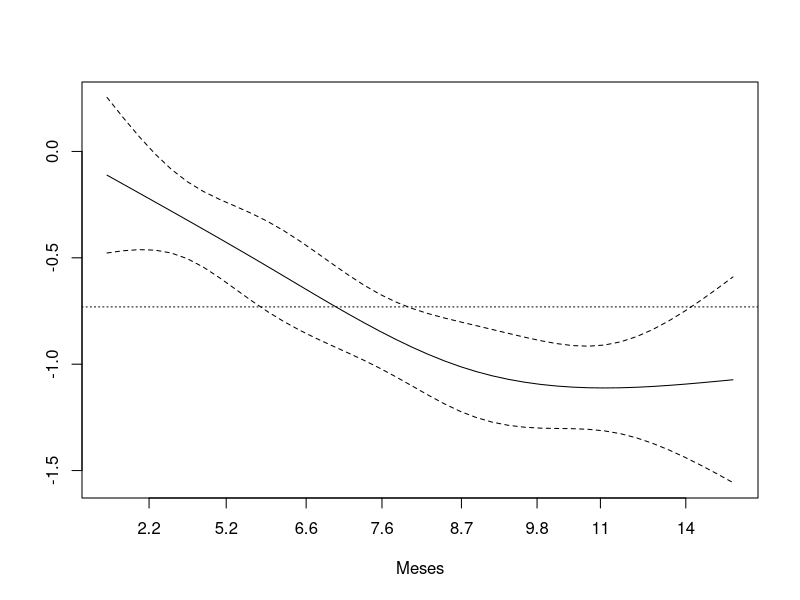

This chart was generated by the following R code:
## ---- chunk 1
#| include: false
knitr::opts_knit$set(root.dir = normalizePath(".."))
## ---- chunk 2
#| include: false
library(tidyverse)
library(survival)

num <- function(x, d = 0) {
  format(round(x, d), nsmall = d, big.mark = ".", decimal.mark = ",")
}
pct <- function(x, d = 1) paste0(num(100 * x, d), "%")

cores_vara <- c(
  "Vara A" = "#2a78d6", "Vara B" = "#eb6834",
  "Vara C" = "#1baf7a", "Vara D" = "#eda100"
)
theme_set(theme_minimal(base_size = 12))
## ---- chunk 3
processos <- read_csv("dados/duracao_processos_simulados.csv")
movimentos <- read_csv("dados/duracao_movimentos_simulados.csv")

regras <- tribble(
  ~movimento,                                   ~desfecho,
  "Homologado o acordo",                        "acordo",
  "Julgado procedente o pedido",                "procedente",
  "Julgado procedente em parte o pedido",       "procedente",
  "Julgado improcedente o pedido",              "improcedente",
  "Extinto o processo sem resolução do mérito", "extinto",
  "Indeferida a petição inicial",               "extinto"
)

base <- processos |>
  left_join(
    movimentos |>
      inner_join(regras, by = "movimento") |>
      slice_min(data, by = processo, with_ties = FALSE) |>
      select(processo, data_desfecho = data, desfecho),
    by = "processo"
  ) |>
  mutate(
    desfecho = coalesce(desfecho, "pendente"),
    data_fim = coalesce(data_desfecho, data_coleta),
    meses = as.numeric(data_fim - data_distribuicao) / 30.4375,
    status = as.integer(desfecho != "pendente"),
    desfecho_3 = factor(
      case_when(desfecho %in% c("acordo", "procedente") ~ "exito", .default = desfecho),
      levels = c("pendente", "exito", "improcedente", "extinto")
    ),
    faixa_valor = factor(
      faixa_valor,
      levels = c("até R$ 30 mil", "R$ 30 mil a R$ 100 mil", "acima de R$ 100 mil")
    ),
    coorte = paste0(
      format(data_distribuicao, "%Y"), "-S",
      if_else(as.integer(format(data_distribuicao, "%m")) <= 6, 1, 2)
    )
  )
## ---- chunk 4
cox <- coxph(
  Surv(meses, status) ~ vara + faixa_valor + tutela_pedida + inicial_instruida,
  data = base
)

summary(cox)$conf.int[, c(1, 3, 4)] |>
  round(2)
## ---- chunk 5
#| include: false
rt <- exp(coef(cox))
## ---- chunk 6
cox.zph(cox)
## ---- chunk 7
#| fig-cap: "Coeficiente da Vara D ao longo do tempo (resíduos de Schoenfeld). Dados simulados."
zph_coeficientes <- cox.zph(cox, terms = FALSE)
plot(zph_coeficientes, var = "varaVara D", resid = FALSE, xlab = "Meses", ylab = "Coeficiente da Vara D (escala log)")
abline(h = coef(cox)[["varaVara D"]], lty = 3)
## ---- chunk 8
periodos <- survSplit(
  Surv(meses, status) ~ ., data = base, cut = 4, episode = "periodo"
)

map(1:2, \(k) {
  coxph(
    Surv(tstart, meses, status) ~ vara + faixa_valor + tutela_pedida + inicial_instruida,
    data = filter(periodos, periodo == k)
  ) |>
    coef() |>
    exp() |>
    round(2)
}) |>
  set_names("Até 4 meses", "Depois de 4 meses") |>
  bind_cols(termo = names(coef(cox)), .name_repair = "minimal") |>
  relocate(termo)
## ---- chunk 9
#| include: false
rt_periodos <- map_dbl(1:2, \(k) {
  exp(coef(coxph(
    Surv(tstart, meses, status) ~ vara + faixa_valor + tutela_pedida + inicial_instruida,
    data = filter(periodos, periodo == k)
  )))[["varaVara D"]]
})
rt_instruida <- map_dbl(1:2, \(k) {
  exp(coef(coxph(
    Surv(tstart, meses, status) ~ vara + faixa_valor + tutela_pedida + inicial_instruida,
    data = filter(periodos, periodo == k)
  )))[["inicial_instruidaTRUE"]]
})
stopifnot(rt_periodos[1] > rt_periodos[2] + 0.2, rt_instruida[1] < 0.6)
## ---- chunk 10
laudos <- movimentos |>
  filter(movimento == "Laudo pericial juntado") |>
  select(processo, data_laudo = data)

com_laudo <- base |>
  left_join(laudos, by = "processo") |>
  mutate(
    id = row_number(),
    t_laudo = as.numeric(data_laudo - data_distribuicao) / 30.4375,
    laudo_favoravel_fixo = !is.na(t_laudo) & real_laudo_favoravel %in% TRUE
  )

trechos <- tmerge(
  select(com_laudo, id, vara),
  select(com_laudo, id, meses, desfecho_3),
  id = id,
  exito = event(meses, as.integer(desfecho_3 == "exito"))
)
trechos <- tmerge(
  trechos,
  com_laudo |> filter(laudo_favoravel_fixo) |> select(id, t_laudo),
  id = id,
  laudo_favoravel = tdc(t_laudo)
)

c(
  fixo = exp(coef(coxph(Surv(meses, desfecho_3 == "exito") ~ laudo_favoravel_fixo, data = com_laudo))),
  dependente_do_tempo = exp(coef(coxph(Surv(tstart, tstop, exito) ~ laudo_favoravel, data = trechos)))
) |>
  round(1)
## ---- chunk 11
#| include: false
rt_fixo <- exp(coef(coxph(Surv(meses, desfecho_3 == "exito") ~ laudo_favoravel_fixo, data = com_laudo)))
rt_tdc <- exp(coef(coxph(Surv(tstart, tstop, exito) ~ laudo_favoravel, data = trechos)))
stopifnot(rt_tdc > 2 * rt_fixo)
## ---- chunk 12
formula_exito <- ~ vara + faixa_valor + tutela_pedida + inicial_instruida + coorte

cox_exito <- coxph(
  update(formula_exito, Surv(meses, desfecho_3 == "exito") ~ .),
  data = base
)

dados_fg <- finegray(Surv(meses, desfecho_3) ~ ., data = base, etype = "exito")
fine_gray <- coxph(
  update(formula_exito, Surv(fgstart, fgstop, fgstatus) ~ .),
  weights = fgwt, data = dados_fg
)

comparacao <- tibble(
  termo = names(coef(cox_exito)),
  cox_por_desfecho = exp(coef(cox_exito)),
  fine_gray = exp(coef(fine_gray))
)

comparacao |>
  mutate(across(where(is.numeric), \(x) round(x, 2)))
## ---- chunk 13
#| include: false
rt_cs_D <- comparacao$cox_por_desfecho[comparacao$termo == "varaVara D"]
rt_fg_D <- comparacao$fine_gray[comparacao$termo == "varaVara D"]
rt_cs_S2 <- comparacao$cox_por_desfecho[comparacao$termo == "coorte2025-S2"]
rt_fg_S2 <- comparacao$fine_gray[comparacao$termo == "coorte2025-S2"]
stopifnot(rt_fg_D > rt_cs_D + 0.2, rt_fg_S2 < 0.5, rt_cs_S2 > 0.8)
## ---- chunk 14
aj_vara <- survfit(Surv(meses, desfecho_3) ~ vara, data = base)
s <- summary(aj_vara, times = c(6, 9, 12, 15))

tibble(
  vara = str_remove(s$strata, "vara="),
  meses = s$time,
  exito = round(s$pstate[, 2], 3)
) |>
  pivot_wider(names_from = meses, values_from = exito, names_prefix = "meses_")
## ---- chunk 15
dados_fg_estratos <- finegray(
  Surv(meses, desfecho_3) ~ . + strata(coorte), data = base, etype = "exito"
)
fine_gray_estratos <- coxph(
  update(formula_exito, Surv(fgstart, fgstop, fgstatus) ~ .),
  weights = fgwt, data = dados_fg_estratos
)

exp(coef(fine_gray_estratos))[c("varaVara D", "coorte2025-S2")] |>
  round(2)
## ---- chunk 16
#| include: false
rt_fg_S2_corr <- exp(coef(fine_gray_estratos))[["coorte2025-S2"]]
stopifnot(abs(rt_fg_S2_corr - 1) < 0.25)
## ---- chunk 17
por_perito <- base |>
  filter(!is.na(perito), desfecho_3 %in% c("exito", "improcedente")) |>
  summarise(decididos = n(), exito = mean(desfecho_3 == "exito"), .by = perito)

por_perito |>
  filter(decididos >= 25) |>
  summarise(peritos = n(), menor = min(exito), maior = max(exito))
## ---- chunk 18
fragilidade <- coxph(
  Surv(meses, desfecho_3 == "exito") ~ vara + inicial_instruida +
    frailty(coalesce(perito, "sem perito"), distribution = "gaussian"),
  data = base
)

fragilidade
## ---- chunk 19
#| include: false
var_fragilidade <- fragilidade$history[[1]]$theta
dp <- sqrt(var_fragilidade)
## ---- chunk 20
depois_do_laudo <- c(
  "Determinada a manifestação sobre o laudo", "Proposta de acordo juntada",
  "Homologado o acordo", "Conclusos para sentença"
)

intervalos <- movimentos |>
  filter(movimento == "Nomeado perito") |>
  summarise(nomeacao = min(data), .by = processo) |>
  inner_join(
    movimentos |>
      filter(movimento %in% depois_do_laudo) |>
      summarise(sinal = min(data), .by = processo),
    by = "processo"
  ) |>
  left_join(select(processos, processo, data_distribuicao, real_data_laudo), by = "processo") |>
  mutate(
    esquerda = floor(as.numeric(nomeacao - data_distribuicao) / 7),
    direita = ceiling(as.numeric(sinal - data_distribuicao) / 7),
    real = as.numeric(real_data_laudo - data_distribuicao) / 7
  )
## ---- chunk 21
turnbull <- survfit(Surv(esquerda, direita, type = "interval2") ~ 1, data = intervalos)
## ---- chunk 22
medianas <- tibble(
  metodo = c("Verdade", "Turnbull", "Ponto médio", "Limite direito"),
  semanas = c(
    median(intervalos$real),
    unname(quantile(turnbull, 0.5)$quantile),
    median((intervalos$esquerda + intervalos$direita) / 2),
    median(intervalos$direita)
  )
)

medianas
## ---- chunk 23
#| include: false
med <- set_names(medianas$semanas, c("real", "turnbull", "medio", "direita"))
stopifnot(med[["turnbull"]] < med[["real"]] - 4, med[["direita"]] > med[["real"]])
## ---- chunk 24
set.seed(2026)
validacao <- intervalos |>
  slice_sample(n = 200)

atraso <- median(validacao$direita - validacao$real)

c(
  atraso_semanas = atraso,
  mediana_corrigida = median(intervalos$direita - atraso),
  verdade = median(intervalos$real)
)
## ---- chunk 25
#| include: false
stopifnot(abs(median(intervalos$direita - atraso) - median(intervalos$real)) < 1.5)
## ---- chunk 26
amostra <- base |>
  mutate(hash = cli::hash_md5(processo)) |>
  slice_min(hash, n = 600)

incidencia_12 <- function(dados) {
  fit <- survfit(Surv(meses, desfecho_3) ~ inicial_instruida, data = dados)
  summary(fit, times = 12)$pstate[, 2]
}

tibble(
  inicial_instruida = c(FALSE, TRUE),
  base_inteira = incidencia_12(base),
  amostra_de_coorte = incidencia_12(amostra)
) |>
  mutate(across(where(is.numeric), \(x) round(x, 3)))
## ---- chunk 27
#| include: false
inc_base <- incidencia_12(base)
inc_amostra <- incidencia_12(amostra)
stopifnot(all(abs(inc_base - inc_amostra) < 0.06))
## ---- chunk 28
trechos_fases <- bind_rows(
  com_laudo |>
    transmute(
      processo, vara, inicio = 0,
      fim = coalesce(t_laudo, meses),
      estado = if_else(is.na(t_laudo), desfecho, "laudo")
    ),
  com_laudo |>
    filter(!is.na(t_laudo)) |>
    transmute(processo, vara, inicio = t_laudo, fim = meses, estado = desfecho)
) |>
  filter(fim > inicio) |>
  mutate(estado = factor(
    estado,
    levels = c("pendente", "laudo", "acordo", "procedente", "improcedente", "extinto")
  ))

cox_fases <- coxph(Surv(inicio, fim, estado) ~ vara, data = trechos_fases, id = processo)

tibble(
  passagem = names(coef(cox_fases)),
  razao = exp(coef(cox_fases))
) |>
  filter(str_detect(passagem, "Vara D")) |>
  mutate(
    passagem = str_remove(passagem, "varaVara D_") |>
      str_replace_all(c("1:2" = "inicial → laudo", "1:6" = "inicial → extinto",
                        "2:3" = "laudo → acordo", "2:4" = "laudo → procedente",
                        "2:5" = "laudo → improcedente")),
    razao = round(razao, 2)
  )
## ---- chunk 29
#| include: false
rf <- exp(coef(cox_fases))
stopifnot(rf[["varaVara D_2:4"]] < 0.5, rf[["varaVara D_2:5"]] < 0.5, rf[["varaVara D_1:2"]] > 0.8)
